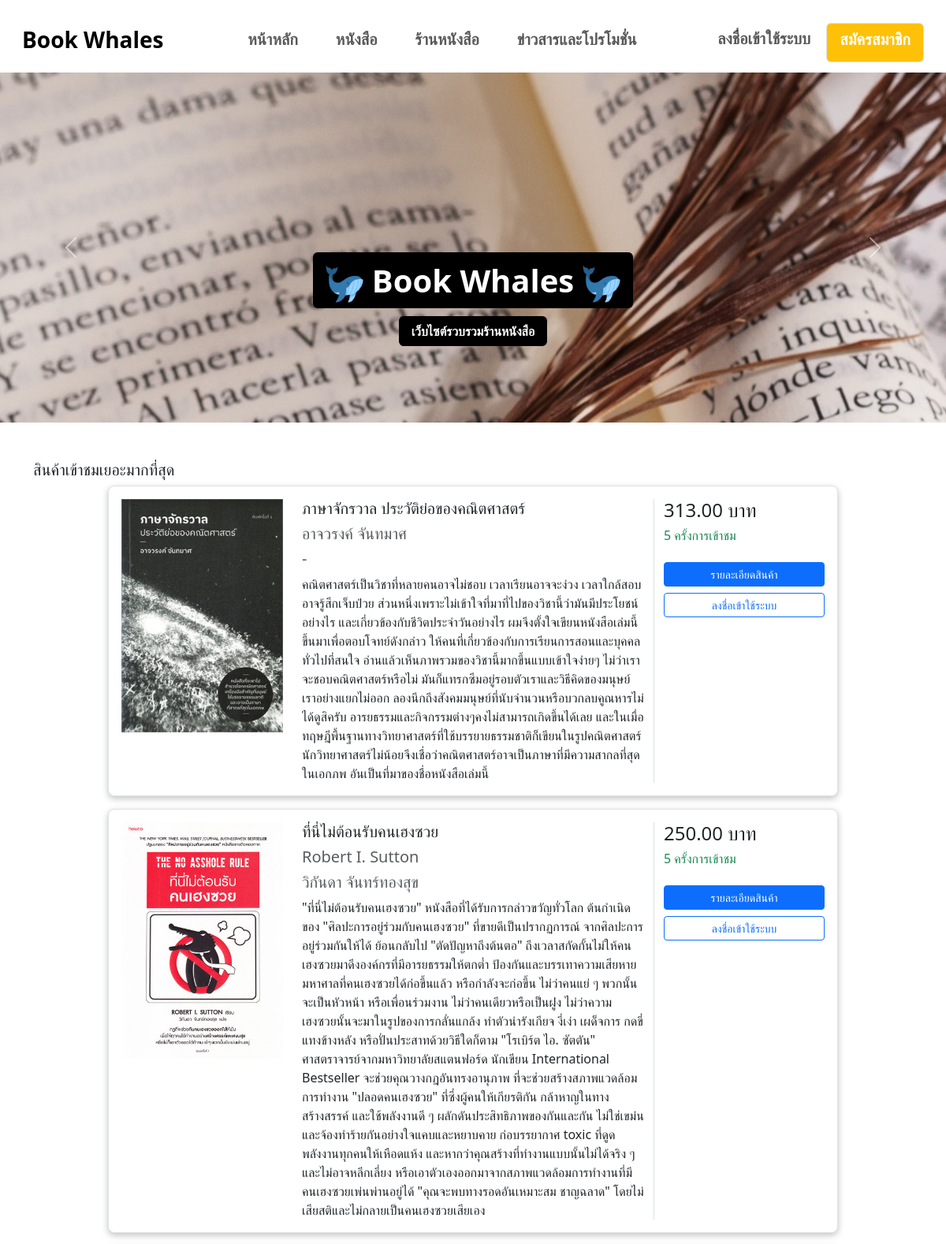
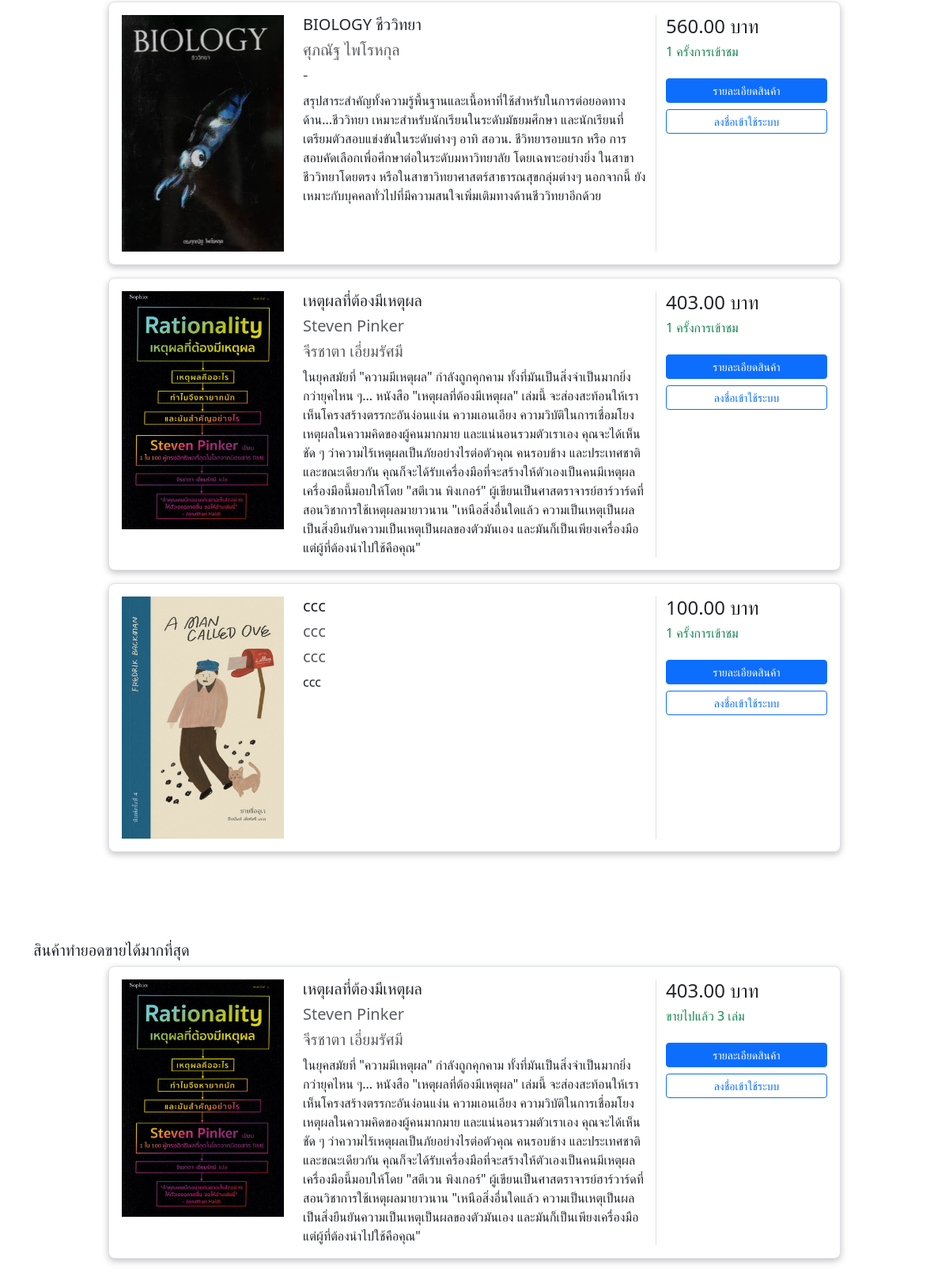
The page / (upper part) on the database its author committed (2 pictures, top to bottom).
### tables this page shows
CREATE TABLE `books` (
  `book_id` int(100) NOT NULL,
  `book_name` varchar(100) NOT NULL,
  `book_img` varchar(255) NOT NULL,
  `book_author` varchar(100) NOT NULL,
  `book_translator` varchar(100) NOT NULL,
  `book_story` varchar(10000) NOT NULL,
  `book_price` decimal(10,2) NOT NULL,
  `book_stock` int(5) NOT NULL,
  `book_visit` int(20) NOT NULL,
  `stores_id` int(100) NOT NULL,
  `type_id` int(100) NOT NULL
);

CREATE TABLE `orders_detail` (
  `detail_id` int(100) NOT NULL,
  `detail_quantity` int(10) NOT NULL,
  `detail_price` decimal(10,2) NOT NULL,
  `detail_total` decimal(10,2) NOT NULL,
  `detail_status` int(11) NOT NULL DEFAULT 0,
  `detail_num` varchar(100) DEFAULT NULL,
  `detail_slip` varchar(100) DEFAULT NULL,
  `orders_id` int(100) NOT NULL,
  `book_id` int(100) NOT NULL,
  `ohistory_id` int(100) NOT NULL,
  `post_id` int(100) NOT NULL
);

### index.php (the view, shortened to what this page needs)
<?php
require("dbconnect.php");
?>
<!DOCTYPE html>
<html>
<head>
    <link href="assets/bootstrap-5.3.0-alpha3-dist/css/bootstrap.css" rel="stylesheet">
    <link href="assets/fontawesome/css/fontawesome.css" rel="stylesheet">
    <link href="assets/fontawesome/css/brands.css" rel="stylesheet">
    <link href="assets/fontawesome/css/solid.css" rel="stylesheet">
</head>
<body>
    <nav class="navbar navbar-expand-sm bg-white mx-3 mt-3">
        <div class="container-fluid">
            <a class="navbar-brand fw-bold fs-3 mb-2" href="#">Book Whales</a>
            <div class="collapse navbar-collapse" id="navbarSupportedContent">
                <ul class="navbar-nav me-auto ms-auto mb-2 mb-lg-0">
                    <li class="nav-item mx-3">
                        <a class="nav-link" href="index.php">
                            <h5 class="fw-semibold">หน้าหลัก</h5>
                        </a>
                    </li>
                    <li class="nav-item mx-3">
                        <a class="nav-link" href="books.php">
                            <h5 class="fw-semibold">หนังสือ</h5>
                        </a>
                    </li>
                    <li class="nav-item mx-3">
                        <a class="nav-link" href="store.php">
                            <h5 class="fw-semibold">ร้านหนังสือ</h5>
                        </a>
                    </li>
                    <li class="nav-item mx-3">
                        <a class="nav-link" href="promotion.php">
                            <h5 class="fw-semibold">ข่าวสารและโปรโมชั่น</h5>
                        </a>
                    </li>
                </ul>
                <ul class="navbar-nav d-none d-lg-flex d-xl-flex">
                    <li class="nav-item mx-1">
                        <a class="nav-link" href="loginform.php">
                            <h5 class="fw-semibold">ลงชื่อเข้าใช้ระบบ</h5>
                        </a>
                    </li>
                    <li class="nav-item">
                        <a class="nav-link border rounded bg-warning px-3 ms-2 text-white" href="register.php">
                            <h5 class="fw-semibold">สมัครสมาชิก</h5>
                        </a>
                    </li>
                </ul>
            </div>
        </div>
    </nav>
    <section>
        <div id="carouselExample" class="carousel slide">
            <div class="carousel-inner">
                <div class="carousel-item active overflow-hidden" style="height: 444px;">
                    <img src="images/high-angle-open-books-teacup.jpg" class="d-block">
                    <div class="carousel-caption d-none d-md-block mb-5">
                        <h1 class="mb-4">
                            <strong class="text-white bg-black p-2 px-3 rounded"><img src="favicon.ico"> Book Whales
                                <img src="favicon.ico"></strong>
                        </h1>
                        <p>
                            <strong class="text-white bg-black p-2 px-3 rounded">เว็บไซต์รวบรวมร้านหนังสือ</strong>
                        </p>
                    </div>
                </div>
            </div>
            <button class="carousel-control-prev" type="button" data-bs-target="#carouselExample" data-bs-slide="prev">
                <span class="carousel-control-prev-icon" aria-hidden="true"></span>
            </button>
            <button class="carousel-control-next" type="button" data-bs-target="#carouselExample" data-bs-slide="next">
                <span class="carousel-control-next-icon" aria-hidden="true"></span>
            </button>
        </div>
        <div class="container py-5">
            <h5 class="mb-2">สินค้าเข้าชมเยอะมากที่สุด</h5>
            <?php
            $sql = "SELECT * FROM books ORDER BY book_visit DESC LIMIT 5;";
            $result = mysqli_query($connect, $sql);
            while ($row = $result->fetch_assoc()) {
                ?>
                <div class="row justify-content-center mb-3">
                    <div class="col-md-12 col-xl-10">
                        <div class="card shadow-0 border rounded-3">
                            <div class="card-body">
                                <div class="row">
                                    <div class="col-md-12 col-lg-3 col-xl-3 mb-4 mb-lg-0">
                                        <div class="bg-image hover-zoom ripple rounded ripple-surface">
                                            <img src="<?php echo '../bookwhales' . $row["book_img"]; ?>" class="w-100" />
                                        </div>
                                    </div>
                                    <div class="col-md-6 col-lg-6 col-xl-6">
                                        <h5>
                                            <?php echo $row["book_name"]; ?>
                                        </h5>
                                        <div class="mt-1 mb-0 text-muted small">
                                            <h5>
                                                <?php echo $row["book_author"]; ?>
                                            </h5>
                                        </div>
                                        <div class="mb-2 text-muted small">
                                            <h5>
                                                <?php echo $row["book_translator"]; ?>
                                            </h5>
                                        </div>
                                        <p class="text-truncate mb-4 mb-md-0 text-wrap">
                                            <?php echo $row["book_story"]; ?>
                                        </p>
                                    </div>
                                    <div class="col-md-6 col-lg-3 col-xl-3 border-sm-start-none border-start">
                                        <div class="d-flex flex-row align-items-center mb-1">
                                            <h4 class="mb-1 me-1">
                                                <?php echo $row["book_price"] . " บาท" ?>
                                            </h4>
                                        </div>
                                        <h6 class="text-success">
                                            <?php echo $row["book_visit"] . " ครั้งการเข้าชม" ?>
                                        </h6>
                                        <div class="d-flex flex-column mt-4">
                                            <a href="books_detail.php?book=<?php echo $row["book_id"] ?>">
                                                <button class="btn btn-primary btn-sm w-100"
                                                    type="button">รายละเอียดสินค้า</button>
                                            </a>
                                            <a href="loginform.php">
                                                <button class="btn btn-outline-primary btn-sm mt-2 w-100" type="button">
                                                    ลงชื่อเข้าใช้ระบบ
                                                </button>
                                            </a>
                                        </div>
                                    </div>
                                </div>
                            </div>
                        </div>
                    </div>
                </div>
                <?php
            }
            ?>
        </div>
        <div class="container py-5">
            <h5 class="mb-2">สินค้าทำยอดขายได้มากที่สุด</h5>
            <?php
            $sql = "SELECT *, COUNT(orders_detail.book_id) AS total FROM orders_detail INNER JOIN books ON orders_detail.book_id = books.book_id
            GROUP BY orders_detail.book_id ORDER BY COUNT(orders_detail.book_id) DESC LIMIT 5";
            $result = mysqli_query($connect, $sql);
            while ($row = $result->fetch_assoc()) {
                ?>
                <div class="row justify-content-center mb-3">
                    <div class="col-md-12 col-xl-10">
                        <div class="card shadow-0 border rounded-3">
                            <div class="card-body">
                                <div class="row">
                                    <div class="col-md-12 col-lg-3 col-xl-3 mb-4 mb-lg-0">
                                        <div class="bg-image hover-zoom ripple rounded ripple-surface">
                                            <img src="<?php echo '../bookwhales' . $row["book_img"]; ?>" class="w-100" />
                                        </div>
                                    </div>
                                    <div class="col-md-6 col-lg-6 col-xl-6">
                                        <h5>
                                            <?php echo $row["book_name"]; ?>
                                        </h5>
                                        <div class="mt-1 mb-0 text-muted small">
                                            <h5>
                                                <?php echo $row["book_author"]; ?>
                                            </h5>
                                        </div>
                                        <div class="mb-2 text-muted small">
                                            <h5>
                                                <?php echo $row["book_translator"]; ?>
                                            </h5>
                                        </div>
                                        <p class="text-truncate mb-4 mb-md-0 text-wrap">
                                            <?php echo $row["book_story"]; ?>
                                        </p>
                                    </div>
                                    <div class="col-md-6 col-lg-3 col-xl-3 border-sm-start-none border-start">
                                        <div class="d-flex flex-row align-items-center mb-1">
                                            <h4 class="mb-1 me-1">
                                                <?php echo $row["book_price"] . " บาท" ?>
                                            </h4>
                                        </div>
                                        <h6 class="text-success">
                                            <?php echo "ขายไปแล้ว " . $row["total"] . " เล่ม" ?>
                                        </h6>
                                        <div class="d-flex flex-column mt-4">
                                            <a href="books_detail.php?book=<?php echo $row["book_id"] ?>">
                                                <button class="btn btn-primary btn-sm w-100"
                                                    type="button">รายละเอียดสินค้า</button>
                                            </a>
                                            <a href="loginform.php">
                                                <button class="btn btn-outline-primary btn-sm mt-2 w-100" type="button">
                                                    ลงชื่อเข้าใช้ระบบ
                                                </button>
                                            </a>
                                        </div>
                                    </div>
                                </div>
                            </div>
                        </div>
                    </div>
                </div>
                <?php
            }
            ?>
        </div>
    </section>
</body>
</html>

### index.php (style rules this page uses)
.carousel-item { height: 50vh; }
.card { box-shadow: rgba(0, 0, 0, 0.24) 0px 3px 8px; }

### rows shown on the page
books: book_img (picture), book_name "ภาษาจักรวาล ประวัติย่อของคณิตศาสตร์", book_author "อาจวรงค์ จันทมาศ", book_translator "-", book_story "คณิตศาสตร์เป็นวิชาที่หลายคนอาจไม่ชอบ เวลาเรียนอาจจะง่วง เวลาใกล้สอบอาจรู้สึกเจ็บป่วย ส่วนหนึ่งเพราะไม่เข้าใจที่มาที่ไปของวิชานี้ว่ามันมีประโยชน์อย่างไร และเกี่ยวข้องกับชีวิตประจำวันอย่างไร ผมจึงตั้งใจเขียนหนังสือเล่มนี้ขึ้นมาเพื่อตอบโจทย์ดังกล่าว ให้คนที่เกี่ยวข้องกับการเรียนการสอนและบุคคลทั่วไปที่สนใจ อ่านแล้วเห็นภาพรวมของวิชานี้มากขึ้นแบบเข้าใจง่ายๆ ไม่ว่าเราจะชอบคณิตศาสตร์หรือไม่ มันก็แทรกซึมอยู่รอบตัวเราและวิธีคิดของมนุษย์เราอย่างแยกไม่ออก ลองนึกถึงสังคมมนุษย์ที่นับจำนวนหรือบวกลบคูณหารไม่ได้ดูสิครับ อารยธรรมและกิจกรรมต่างๆคงไม่สามารถเกิดขึ้นได้เลย และในเมื่อทฤษฎีพื้นฐานทางวิทยาศาสตร์ที่ใช้บรรยายธรรมชาติก็เขียนในรูปคณิตศาสตร์…", book_price "313.00", book_visit "5"
books: book_img (picture), book_name "ที่นี่ไม่ต้อนรับคนเฮงซวย", book_author "Robert I. Sutton", book_translator "วิกันดา จันทร์ทองสุข", book_story "\"ที่นี่ไม่ต้อนรับคนเฮงซวย\" หนังสือที่ได้รับการกล่าวขวัญทั่วโลก ต้นกำเนิดของ \"ศิลปะการอยู่ร่วมกับคนเฮงซวย\" ที่ขายดีเป็นปรากฏการณ์ จากศิลปะการอยู่ร่วมกันให้ได้ ย้อนกลับไป \"ตัดปัญหาถึงต้นตอ\" ถึงเวลาสกัดกั้นไม่ให้คนเฮงซวยมาดึงองค์กรที่มีอารยธรรมให้ตกต่ำ ป้องกันและบรรเทาความเสียหายมหาศาลที่คนเฮงซวยได้ก่อขึ้นแล้ว หรือกำลังจะก่อขึ้น ไม่ว่าคนแย่ ๆ พวกนั้นจะเป็นหัวหน้า หรือเพื่อนร่วมงาน ไม่ว่าคนเดียวหรือเป็นฝูง ไม่ว่าความเฮงซวยนั้นจะมาในรูปของการกลั่นแกล้ง ทำตัวน่ารังเกียจ งี่เง่า เผด็จการ กดขี่ แทงข้างหลัง หรือปั่นประสาทด้วยวิธีใดก็ตาม \"โรเบิร์ต ไอ. ซัตตัน\" ศาสตราจารย์จากมหาวิทยาลัยสแตนฟอร์ด นักเขียน International Bestseller จะช่วยคุณวางกฎอันทรงอานุภาพ ที่จะช่วยสร้างสภาพแวดล้อมการทำงาน…", book_price "250.00", book_visit "5"
books: book_img (picture), book_name "BIOLOGY ชีววิทยา", book_author "ศุภณัฐ ไพโรหกุล", book_translator "-", book_story "สรุปสาระสำคัญทั้งความรู้พื้นฐานและเนื้อหาที่ใช้สำหรับในการต่อยอดทางด้าน...ชีววิทยา เหมาะสำหรับนักเรียนในระดับมัธยมศึกษา และนักเรียนที่เตรียมตัวสอบแข่งขันในระดับต่างๆ อาทิ สอวน. ชีวิทยารอบแรก หรือ การสอบคัดเลือกเพื่อศึกษาต่อในระดับมหาวิทยาลัย โดยเฉพาะอย่างยิ่ง ในสาขาชีววิทยาโดยตรง หรือในสาขาวิทยาศาสตร์สาธารณสุขกลุ่มต่างๆ นอกจากนี้ ยังเหมาะกับบุคคลทั่วไปที่มีความสนใจเพิ่มเติมทางด้านชีววิทยาอีกด้วย", book_price "560.00", book_visit "1"
books: book_img (picture), book_name "เหตุผลที่ต้องมีเหตุผล", book_author "Steven Pinker", book_translator "จีรชาตา เอี่ยมรัศมี", book_story "ในยุคสมัยที่ \"ความมีเหตุผล\" กำลังถูกคุกคาม ทั้งที่มันเป็นสิ่งจำเป็นมากยิ่งกว่ายุคไหน ๆ... หนังสือ \"เหตุผลที่ต้องมีเหตุผล\" เล่มนี้ จะส่องสะท้อนให้เราเห็นโครงสร้างตรรกะอันง่อนแง่น ความเอนเอียง ความวิบัติในการเชื่อมโยงเหตุผลในความคิดของผู้คนมากมาย และแน่นอนรวมตัวเราเอง คุณจะได้เห็นชัด ๆ ว่าความไร้เหตุผลเป็นภัยอย่างไรต่อตัวคุณ คนรอบข้าง และประเทศชาติ และขณะเดียวกัน คุณก็จะได้รับเครื่องมือที่จะสร้างให้ตัวเองเป็นคนมีเหตุผล เครื่องมือนี้มอบให้โดย \"สตีเวน พิงเกอร์\" ผู้เขียนเป็นศาสตราจารย์ฮาร์วาร์ดที่สอนวิชาการใช้เหตุผลมายาวนาน \"เหนือสิ่งอื่นใดแล้ว ความเป็นเหตุเป็นผลเป็นสิ่งยืนยันความเป็นเหตุเป็นผลของตัวมันเอง และมันก็เป็นเพียงเครื่องมือ แต่ผู้ที่ต้องนำไปใช้คือคุณ\"", book_price "403.00", book_visit "1"
books: book_img (picture), book_name "ccc", book_author "ccc", book_translator "ccc", book_story "ccc", book_price "100.00", book_visit "1"
orders_detail: book.book_img (picture), book.book_name "เหตุผลที่ต้องมีเหตุผล", book.book_author "Steven Pinker", book.book_translator "จีรชาตา เอี่ยมรัศมี", book.book_story "ในยุคสมัยที่ \"ความมีเหตุผล\" กำลังถูกคุกคาม ทั้งที่มันเป็นสิ่งจำเป็นมากยิ่งกว่ายุคไหน ๆ... หนังสือ \"เหตุผลที่ต้องมีเหตุผล\" เล่มนี้ จะส่องสะท้อนให้เราเห็นโครงสร้างตรรกะอันง่อนแง่น ความเอนเอียง ความวิบัติในการเชื่อมโยงเหตุผลในความคิดของผู้คนมากมาย และแน่นอนรวมตัวเราเอง คุณจะได้เห็นชัด ๆ ว่าความไร้เหตุผลเป็นภัยอย่างไรต่อตัวคุณ คนรอบข้าง และประเทศชาติ และขณะเดียวกัน คุณก็จะได้รับเครื่องมือที่จะสร้างให้ตัวเองเป็นคนมีเหตุผล เครื่องมือนี้มอบให้โดย \"สตีเวน พิงเกอร์\" ผู้เขียนเป็นศาสตราจารย์ฮาร์วาร์ดที่สอนวิชาการใช้เหตุผลมายาวนาน \"เหนือสิ่งอื่นใดแล้ว ความเป็นเหตุเป็นผลเป็นสิ่งยืนยันความเป็นเหตุเป็นผลของตัวมันเอง และมันก็เป็นเพียงเครื่องมือ แต่ผู้ที่ต้องนำไปใช้คือคุณ\"", book.book_price "403.00", total "3"
